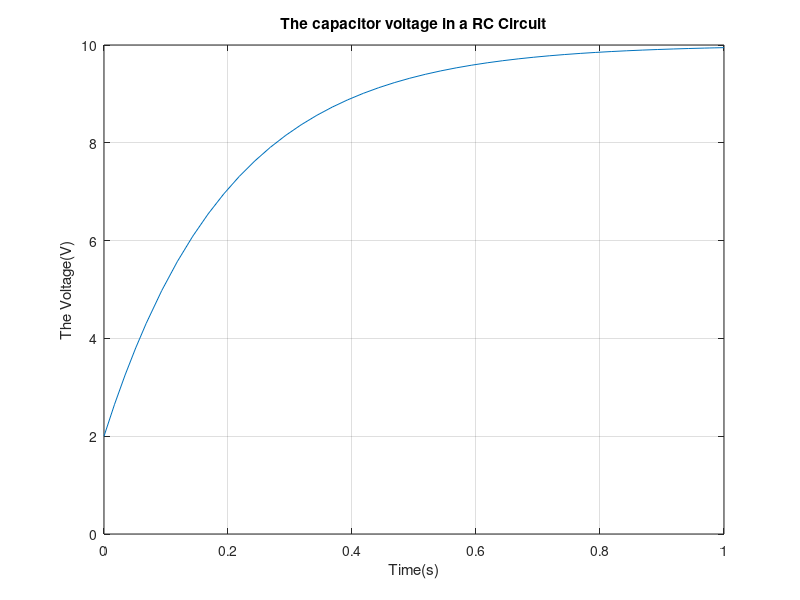

MATLAB code for this plot:
% RC Circuit Application
% Define some constants
RC = 0.2;
vi = 2;
va = 10;
% Use ode 45 to solve the differential equation
% Solve for voltage after 0.25s
[t,V] = ode45(@(t,V) (va-V)/RC, [0 0.25],vi);
n = length(V);
fprintf("The voltage after 0.25s is %.2f V\n.",V(n))
% Solve for voltage after 0.5s
[t,V] = ode45(@(t,V) (va-V)/RC, [0 0.5],vi);
n = length(V);
fprintf("The voltage after 0.5s is %.2f V\n.",V(n))
% Solve for voltage after 0.1s
[t,V] = ode45(@(t,V) (va-V)/RC, [0 1],vi);
n = length(V);
fprintf("The voltage after 1s is %.2f V\n.",V(n))
% Logical comparison
near8v = V>7.9 & V<8.1;
time8v = t(near8v);
fprintf("It will take %.2f seconds for the voltage to reach 8V.\n",time8v)
plot(t,V)
ylim([0 10])
grid on 
title("The capacitor voltage in a RC Circuit")
xlabel("Time(s)")
ylabel("The Voltage(V)")